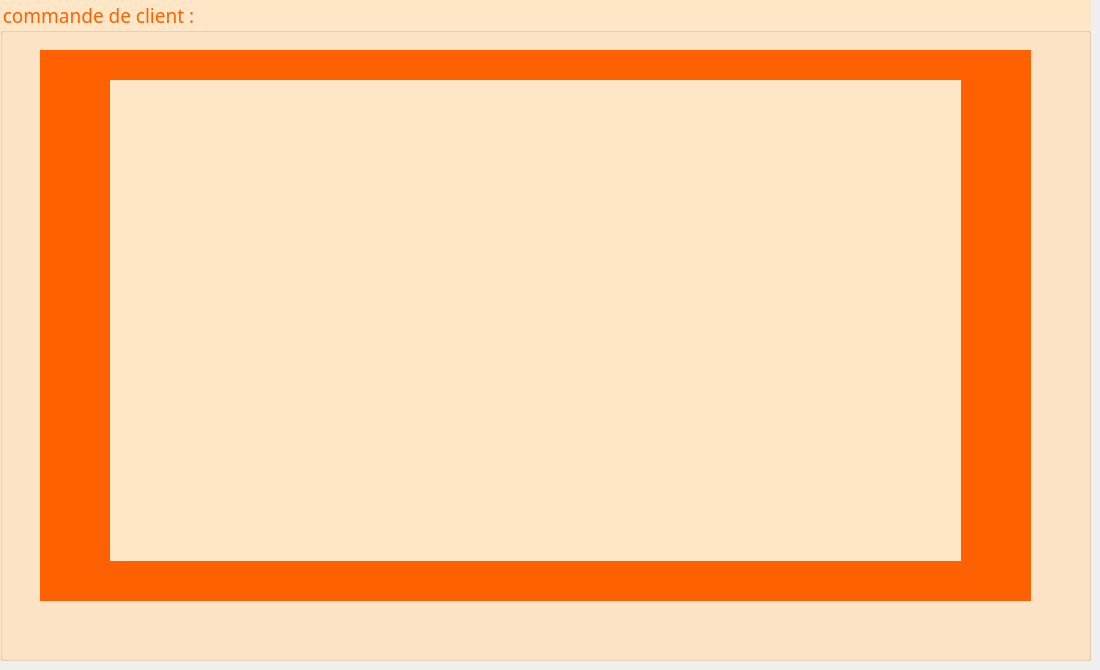
      <widget class="QWidget" name="tab_15">
       <attribute name="title">
        <string>client fidelle</string>
       </attribute>
       <widget class="QGroupBox" name="groupBox_13">
        <property name="geometry">
         <rect>
          <x>0</x>
          <y>0</y>
          <width>1091</width>
          <height>661</height>
         </rect>
        </property>
        <property name="font">
         <font>
          <family>Rockwell</family>
          <pointsize>14</pointsize>
         </font>
        </property>
        <property name="styleSheet">
         <string notr="true">color: rgb(255, 96, 0);

background-color: rgb(255, 230, 199);</string>
        </property>
        <property name="title">
         <string>commande de client :</string>
        </property>
        <widget class="QLabel" name="label_63">
         <property name="geometry">
          <rect>
           <x>800</x>
           <y>120</y>
           <width>131</width>
           <height>121</height>
          </rect>
         </property>
         <property name="text">
          <string/>
         </property>
         <property name="pixmap">
          <pixmap>../../../Downloads/WhatsApp_Image_2023-10-09_at_11.52.56_PM-removebg-preview.png</pixmap>
         </property>
         <property name="scaledContents">
          <bool>true</bool>
         </property>
        </widget>
        <widget class="QLabel" name="label_notification_client">
         <property name="geometry">
          <rect>
           <x>200</x>
           <y>130</y>
           <width>621</width>
           <height>301</height>
          </rect>
         </property>
         <property name="text">
          <string/>
         </property>
        </widget>
        <widget class="QLabel" name="label_64">
         <property name="geometry">
          <rect>
           <x>40</x>
           <y>50</y>
           <width>991</width>
           <height>551</height>
          </rect>
         </property>
         <property name="styleSheet">
          <string notr="true">background-color: rgb(255, 96, 0);</string>
         </property>
         <property name="text">
          <string/>
         </property>
        </widget>
        <widget class="QLabel" name="label_65">
         <property name="geometry">
          <rect>
           <x>110</x>
           <y>80</y>
           <width>851</width>
           <height>481</height>
          </rect>
         </property>
         <property name="styleSheet">
          <string notr="true">background-color: rgb(255, 230, 199);</string>
         </property>
         <property name="text">
          <string/>
         </property>
        </widget>
        <zorder>label_64</zorder>
        <zorder>label_65</zorder>
        <zorder>label_63</zorder>
        <zorder>label_notification_client</zorder>
       </widget>
      </widget>
